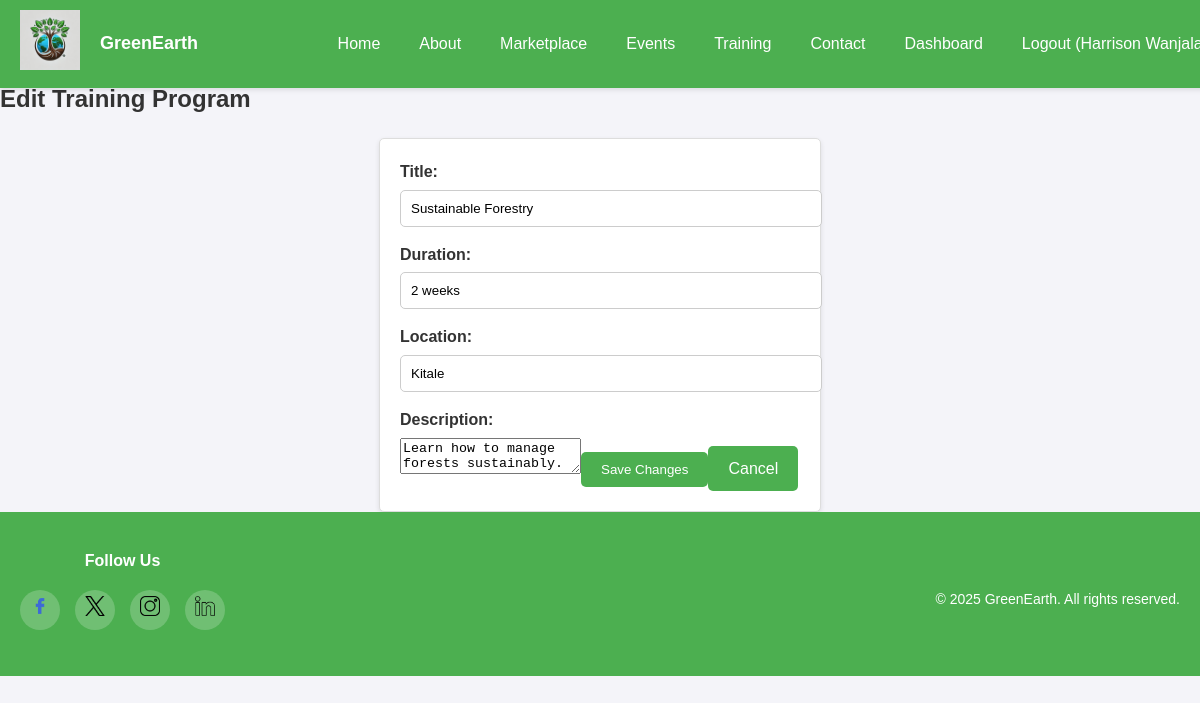
Page /edit_program.php?id=1 (signed in) on the committed database.
### tables this page shows
CREATE TABLE `training_programs` (
  `id` int(11) NOT NULL,
  `title` varchar(255) NOT NULL,
  `description` text DEFAULT NULL,
  `duration` varchar(50) DEFAULT NULL,
  `location` varchar(255) DEFAULT NULL,
  `created_at` timestamp NOT NULL DEFAULT current_timestamp()
);

### edit_program.php (the view, shortened to what this page needs)
<?php
include 'php/header.php';
include 'php/db.php';
$program_id = isset($_GET['id']) ? (int)$_GET['id'] : 0;
$sql = "SELECT * FROM training_programs WHERE id = ?";
$stmt = $conn->prepare($sql);
$stmt->bind_param("i", $program_id);
$stmt->execute();
$result = $stmt->get_result();
if ($result->num_rows > 0) {
    $program = $result->fetch_assoc();
} else {
    echo '<p>Program not found.</p>';
    exit;
}
echo '<section class="edit-program">';
echo '<h2>Edit Training Program</h2>';
echo '<form method="POST">';
echo '<label for="title">Title:</label>';
echo '<input type="text" id="title" name="title" value="' . htmlspecialchars($program['title'] ?? '') . '" required>';
echo '<label for="duration">Duration:</label>';
echo '<input type="text" id="duration" name="duration" value="' . htmlspecialchars($program['duration'] ?? '') . '" required>';
echo '<label for="location">Location:</label>';
echo '<input type="text" id="location" name="location" value="' . htmlspecialchars($program['location'] ?? '') . '" required>';
echo '<label for="description">Description:</label>';
echo '<textarea id="description" name="description" required>' . htmlspecialchars($program['description'] ?? '') . '</textarea>';
echo '<button type="submit" class="button">Save Changes</button>';
echo '<a href="admin.php" class="button">Cancel</a>';
echo '</form>';
echo '</section>';
include 'php/footer.php';

### css/styles.css (style rules this page uses)
body { margin-top: 80px; font-family: Arial, sans-serif; margin-left: 0; margin-right: 0; padding: 0; background-color: #f4f4f9; color: #333; line-height: 1.6; }
form { max-width: 400px; margin: 0 auto; padding: 20px; background-color: white; border: 1px solid #ddd; border-radius: 5px; box-shadow: 0 2px 5px rgba(0, 0, 0, 0.1); }
form label { display: block; margin-bottom: 5px; font-weight: bold; }
form input[type="text"], form input[type="email"], form input[type="password"] { width: 100%; padding: 10px; margin-bottom: 15px; border: 1px solid #ccc; border-radius: 5px; }
form button { background-color: #4CAF50; color: white; padding: 10px 20px; border: none; border-radius: 5px; cursor: pointer; transition: background-color 0.3s ease; }
.button { background-color: #4CAF50; color: white; padding: 10px 20px; border: none; border-radius: 5px; cursor: pointer; transition: background-color 0.3s ease; text-decoration: none; display: inline-block; }

### rows in the picture
training_programs: title "Sustainable Forestry", duration "2 weeks", location "Kitale", description "Learn how to manage forests sustainably."

### other values in the picture
$username "Harrison…"
